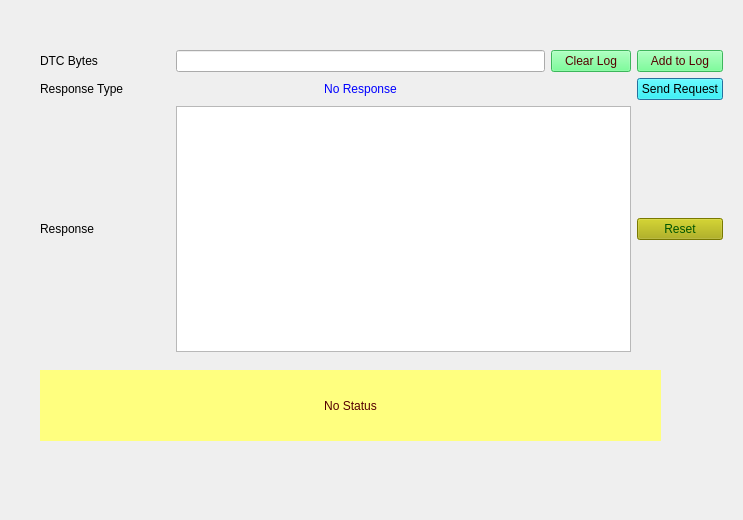
<?xml version="1.0" encoding="UTF-8"?>
<ui version="4.0">
 <class>Dialog</class>
 <widget class="QDialog" name="Dialog">
  <property name="geometry">
   <rect>
    <x>0</x>
    <y>0</y>
    <width>743</width>
    <height>520</height>
   </rect>
  </property>
  <property name="windowTitle">
   <string>Dialog</string>
  </property>
  <widget class="QWidget" name="layoutWidget">
   <property name="geometry">
    <rect>
     <x>40</x>
     <y>50</y>
     <width>683</width>
     <height>302</height>
    </rect>
   </property>
   <layout class="QGridLayout" name="gridLayout">
    <property name="sizeConstraint">
     <enum>QLayout::SetNoConstraint</enum>
    </property>
    <item row="3" column="0">
     <widget class="QLabel" name="label_2">
      <property name="minimumSize">
       <size>
        <width>130</width>
        <height>0</height>
       </size>
      </property>
      <property name="text">
       <string>Response Type</string>
      </property>
     </widget>
    </item>
    <item row="3" column="3">
     <widget class="QPushButton" name="pushButton_Send28Req">
      <property name="toolTip">
       <string>Sends the 10 service request to ECU</string>
      </property>
      <property name="styleSheet">
       <string notr="true">background-color: rgb(0, 255, 255);
border-color: rgb(0, 0, 0);
color: rgb(0, 0, 0);</string>
      </property>
      <property name="text">
       <string>Send Request</string>
      </property>
     </widget>
    </item>
    <item row="2" column="0">
     <widget class="QLabel" name="label_4">
      <property name="text">
       <string>DTC Bytes</string>
      </property>
     </widget>
    </item>
    <item row="2" column="1">
     <widget class="QLineEdit" name="lineEdit_dtc">
      <property name="text">
       <string/>
      </property>
     </widget>
    </item>
    <item row="5" column="3">
     <widget class="QPushButton" name="pushButton_reset">
      <property name="styleSheet">
       <string notr="true">background-color: rgb(170, 170, 0);
font: 75 8pt &quot;MS Shell Dlg 2&quot;;
color: rgb(0, 85, 0);</string>
      </property>
      <property name="text">
       <string>Reset</string>
      </property>
     </widget>
    </item>
    <item row="2" column="2">
     <widget class="QPushButton" name="pushButton_clearLog">
      <property name="styleSheet">
       <string notr="true">background-color: rgb(85, 255, 127);
color: rgb(85, 0, 0);</string>
      </property>
      <property name="text">
       <string>Clear Log</string>
      </property>
     </widget>
    </item>
    <item row="2" column="3">
     <widget class="QPushButton" name="pushButton_appendLog">
      <property name="styleSheet">
       <string notr="true">background-color: rgb(85, 255, 127);
color: rgb(85, 0, 0);</string>
      </property>
      <property name="text">
       <string>Add to Log</string>
      </property>
     </widget>
    </item>
    <item row="5" column="0">
     <widget class="QLabel" name="label_3">
      <property name="text">
       <string>Response</string>
      </property>
     </widget>
    </item>
    <item row="5" column="1" colspan="2">
     <widget class="QTextBrowser" name="textBrowser_Resp"/>
    </item>
    <item row="3" column="1">
     <widget class="QLabel" name="label_ResType">
      <property name="autoFillBackground">
       <bool>false</bool>
      </property>
      <property name="styleSheet">
       <string notr="true">color: rgb(0, 0, 255);</string>
      </property>
      <property name="text">
       <string>No Response</string>
      </property>
      <property name="alignment">
       <set>Qt::AlignCenter</set>
      </property>
     </widget>
    </item>
   </layout>
   <zorder>pushButton_appendLog</zorder>
   <zorder>textBrowser_Resp</zorder>
   <zorder>pushButton_clearLog</zorder>
   <zorder>pushButton_reset</zorder>
   <zorder>label_3</zorder>
   <zorder>label_ResType</zorder>
   <zorder>label_2</zorder>
   <zorder>lineEdit_dtc</zorder>
   <zorder>label_4</zorder>
   <zorder>pushButton_Send28Req</zorder>
  </widget>
  <widget class="QLabel" name="label_status">
   <property name="geometry">
    <rect>
     <x>40</x>
     <y>370</y>
     <width>621</width>
     <height>71</height>
    </rect>
   </property>
   <property name="styleSheet">
    <string notr="true">background-color: rgb(255, 255, 127);
color: rgb(85, 0, 0);
border-color: rgb(0, 0, 255);</string>
   </property>
   <property name="text">
    <string>No Status</string>
   </property>
   <property name="alignment">
    <set>Qt::AlignCenter</set>
   </property>
   <property name="wordWrap">
    <bool>true</bool>
   </property>
  </widget>
 </widget>
 <resources/>
 <connections/>
</ui>
